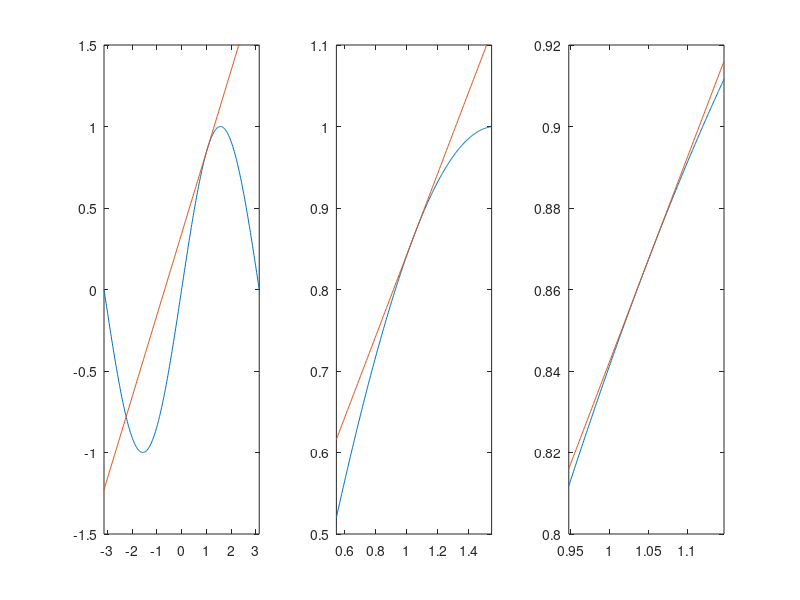

The MATLAB source for this figure:
% Der
close all; figure;
x = linspace(-pi,pi,300); y = sin(x);
x0 = pi/3; k = cos(x0);
subplot(1,3,1); plot(x,y); hold on; plot(x,k*(x-x0)+sin(x0));  axis([min(x),max(x),-1.5,1.5]);
x = linspace(x0-0.5,x0+0.5,300); y = sin(x);
subplot(1,3,2); plot(x,y); hold on; plot(x,k*(x-x0)+sin(x0));  axis([min(x),max(x),0.5,1.1]);
x = linspace(x0-0.1,x0+0.1,300); y = sin(x);
subplot(1,3,3); plot(x,y); hold on; plot(x,k*(x-x0)+sin(x0));  axis([min(x),max(x),0.8,0.92]);